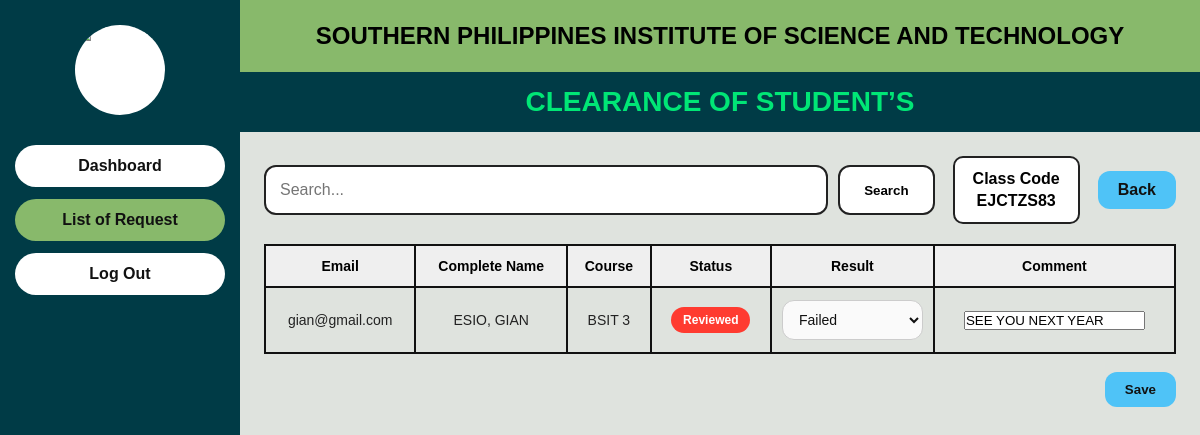
The app's page /clearance_system/dashboard/class_board.php?class_id=14 (signed in) with its own data.
### tables this page shows
CREATE TABLE `teacher_classes` (
  `id` int(11) NOT NULL,
  `teacher_id` int(11) NOT NULL,
  `subject` varchar(100) NOT NULL,
  `course` varchar(50) NOT NULL,
  `class_code` varchar(20) NOT NULL,
  `created_at` timestamp NOT NULL DEFAULT current_timestamp()
);

CREATE TABLE `class_requests` (
  `id` int(11) NOT NULL,
  `class_id` int(11) NOT NULL,
  `student_id` int(11) NOT NULL,
  `subject` varchar(100) NOT NULL,
  `status` varchar(50) DEFAULT 'Requesting',
  `result` varchar(50) DEFAULT '',
  `comment` text DEFAULT NULL,
  `date_signed` date DEFAULT NULL,
  `created_at` timestamp NOT NULL DEFAULT current_timestamp()
);

CREATE TABLE `users` (
  `id` int(11) NOT NULL,
  `firstname` varchar(100) DEFAULT NULL,
  `lastname` varchar(100) DEFAULT NULL,
  `email` varchar(100) DEFAULT NULL,
  `contact_number` varchar(20) DEFAULT NULL,
  `password` varchar(255) DEFAULT NULL,
  `role` enum('student','teacher') DEFAULT NULL,
  `course` varchar(50) DEFAULT NULL,
  `profile_photo` varchar(255) DEFAULT NULL,
  `is_deleted` tinyint(1) NOT NULL DEFAULT 0,
  `deleted_at` datetime DEFAULT NULL
);

### clearance_system/dashboard/class_board.php (the view, shortened to what this page needs)
<?php
include("../config/db.php");
$teacher_id = $_SESSION['user_id'];
$userStmt = $conn->prepare("SELECT profile_photo FROM users WHERE id = ? AND role = 'teacher'");
$userStmt->bind_param("i", $teacher_id);
$userStmt->execute();
$userData = $userStmt->get_result()->fetch_assoc();
$photo = !empty($userData['profile_photo'])
    ? "../assets/uploads/profile/" . $userData['profile_photo']
    : "../assets/southern.png";
$class_id = intval($_GET['class_id']);
$search = isset($_GET['search']) ? trim($_GET['search']) : '';
$classStmt = $conn->prepare("SELECT * FROM teacher_classes WHERE id = ?");
$classStmt->bind_param("i", $class_id);
$classStmt->execute();
$classData = $classStmt->get_result()->fetch_assoc();
$sql = "
SELECT class_requests.*, users.firstname, users.lastname, users.email, users.course
FROM class_requests
INNER JOIN users ON class_requests.student_id = users.id
WHERE class_requests.class_id = ?
";
$params = [$class_id];
$types = "i";
$sql .= " ORDER BY class_requests.id DESC";
$stmt = $conn->prepare($sql);
$stmt->bind_param($types, ...$params);
$stmt->execute();
$requests = $stmt->get_result();
?>
<!DOCTYPE html>
<html lang="en">
<head>
    <link rel="stylesheet" href="../assets/style.css">
</head>
<body>
<div class="teacher-wrapper">
    <div class="teacher-sidebar">
        <div class="teacher-profile">
            <div class="teacher-avatar">
                <img src="<?php echo htmlspecialchars($photo); ?>" alt="Teacher Photo">
            </div>
        </div>
        <a href="teacher.php" class="side-btn">Dashboard</a>
        <a href="class_board.php?class_id=<?php echo $class_id; ?>" class="side-btn active">List of Request</a>
        <a href="../auth/logout.php" class="side-btn">Log Out</a>
    </div>
    <div class="teacher-main">
        <div class="teacher-header-top">SOUTHERN PHILIPPINES INSTITUTE OF SCIENCE AND TECHNOLOGY</div>
        <div class="teacher-header-bottom">CLEARANCE OF STUDENT’S</div>
        <div class="request-board-box">
            <div class="request-top-bar">
                <form method="GET" class="search-form">
                    <input type="text" name="search" placeholder="Search..." value="<?php echo htmlspecialchars($search); ?>">
                    <button type="submit">Search</button>
                </form>
                <div class="class-code-box">
                    <span>Class Code</span>
                    <strong><?php echo htmlspecialchars($classData['class_code']); ?></strong>
                </div>
                <a href="teacher.php" class="save-top-btn">Back</a>
            </div>
            <form action="save_request.php" method="POST">
                <table>
                    <thead>
                        <tr>
                            <th>Email</th>
                            <th>Complete Name</th>
                            <th>Course</th>
                            <th>Status</th>
                            <th>Result</th>
                            <th>Comment</th>
                        </tr>
                    </thead>
                    <tbody>
                        <?php if ($requests->num_rows > 0): ?>
                            <?php while($row = $requests->fetch_assoc()): ?>
                                <tr>
                                    <td><?php echo htmlspecialchars($row['email']); ?></td>
                                    <td><?php echo htmlspecialchars($row['lastname'] . ', ' . $row['firstname']); ?></td>
                                    <td><?php echo htmlspecialchars($row['course']); ?></td>
                                    <td>
                                        <span class="status-badge"><?php echo htmlspecialchars($row['status']); ?></span>
                                    </td>
                                    <td>
                                        <select name="result[<?php echo $row['id']; ?>]">
                                            <option value="Failed" <?php echo ($row['result'] === 'Failed') ? 'selected' : ''; ?>>Failed</option>
                                        </select>
                                    </td>
                                    <td>
                                        <input type="text" name="comment[<?php echo $row['id']; ?>]" value="<?php echo htmlspecialchars($row['comment']); ?>">
                                    </td>
                                </tr>
                            <?php endwhile; ?>
                        <?php else: ?>
                            <tr>
                                <td colspan="6">No requests found.</td>
                            </tr>
                        <?php endif; ?>
                    </tbody>
                </table>
                <div class="save-area">
                    <button type="submit" class="save-top-btn">Save</button>
                </div>
            </form>
        </div>
    </div>
</div>
</body>
</html>

### clearance_system/assets/style.css (style rules this page uses)
* { margin: 0; padding: 0; box-sizing: border-box; font-family: Arial, sans-serif; }
* { margin: 0; padding: 0; box-sizing: border-box; }
body { font-family: Arial, sans-serif; background: #e9e9e9; }
.side-btn, .course-btn { display: block; width: 100%; text-align: center; background: white; color: #111; text-decoration: none; padding: 12px; border-radius: 25px; margin: 12px 0; font-weight: bold; border: none; }
.side-btn.active, .course-btn.active { background: #88b96b; }
.search-form { display: flex; gap: 10px; flex: 1; }
.search-form input { flex: 1; padding: 14px; border: 2px solid #222; border-radius: 12px; font-size: 16px; }
.search-form button { padding: 12px 24px; border: 2px solid #222; border-radius: 12px; background: white; font-weight: bold; cursor: pointer; }
table { width: 100%; border-collapse: collapse; }
table th, table td { border: 2px solid #111; padding: 12px 10px; text-align: center; }
table th { background: #efefef; }
.teacher-wrapper { display: flex; min-height: 100vh; background: #dfe3de; }
.teacher-sidebar { width: 240px; background: #003b46; color: #fff; padding: 25px 15px; }
.teacher-profile { text-align: center; margin-bottom: 30px; }
.teacher-avatar { width: 90px; height: 90px; margin: 0 auto 10px; border-radius: 50%; overflow: hidden; background: #fff; display: flex; align-items: center; justify-content: center; }
.teacher-avatar img { width: 100%; height: 100%; object-fit: cover; display: block; }
.teacher-main { flex: 1; }
.teacher-header-top { background: #88b96b; text-align: center; padding: 22px; font-size: 24px; font-weight: bold; }
.teacher-header-bottom { background: #003b46; color: #00e676; text-align: center; padding: 14px; font-size: 28px; font-weight: bold; }
.create-btn, .cancel-btn, .save-top-btn { display: inline-block; padding: 10px 20px; border: none; border-radius: 12px; text-decoration: none; font-weight: bold; cursor: pointer; background: #4fc3f7; color: #111; }
.request-board-box { padding: 24px; }
.request-top-bar { display: flex; justify-content: space-between; align-items: center; gap: 18px; margin-bottom: 20px; flex-wrap: wrap; }
.class-code-box { border: 2px solid #222; background: #fff; padding: 12px 18px; text-align: center; border-radius: 10px; }
.class-code-box span { display: block; font-weight: bold; margin-bottom: 4px; }
.status-badge { display: inline-block; background: #ff3b30; color: #fff; padding: 8px 12px; border-radius: 10px; font-weight: bold; }
.save-area { text-align: right; margin-top: 18px; }
* { margin:0; padding:0; box-sizing:border-box; font-family:Arial, sans-serif; }
html, body { min-height:100%; }
:root { --body-bg:#d9d9d9; --main-bg:#d9d9d9; --top-header-bg:#8fbc67; --top-header-text:#000; --sub-header-bg:#003b49; --sub-header-text:#00ff84; --card-bg:#ffffff; --card-border:1px solid transparent; --card-shadow:0 4px 12px rgba(0,0,0,0.08); --title-text:#003b49; --body-text:#333; --muted-text:#666; --input-bg:#fafafa; --input-text:#111; --input-border:#ccc; --input-placeholder:#777; --table-head-bg:#8fbc67; --table-head-text:#000; --table-cell-text:#222; --table-border:#d8d8d8; --table-even:#fafafa; --success-bg:#d4edda; --success-text:#155724; --success-border:#b7dfbe; --error-bg:#f8d7da; --error-text:#721c24; --error-border:#efb7be; --primary-btn-bg:#003b49; --primary-btn-text:#fff; --primary-btn-border:transparent; --secondary-btn-bg:#8fbc67; --secondary-btn-text:#102a16; --danger-btn-bg:#c0392b; --danger-btn-text:#fff; --theme-btn-bg:#ffffff; --theme-btn-text:#003b49; --theme-btn-border:1px solid #d8d8d8; --badge-green-bg:#e8f4db; --badge-green-text:#264d00; --glass-blur:none; }
body { background:var(--body-bg); transition:background .25s ease; }
.form-group input, .form-group select, .form-group textarea, select, textarea { width:100%; border:1px solid var(--input-border); border-radius:12px; padding:10px 12px; font-size:14px; outline:none; background:var(--input-bg); color:var(--input-text); transition:.2s ease; }
table { width:100%; border-collapse:collapse; }
th, td { border:1px solid var(--table-border); padding:12px 10px; text-align:center; font-size:14px; }
th { background:var(--table-head-bg); color:var(--table-head-text); }
td { color:var(--table-cell-text); background:transparent; }
.status-badge { display:inline-block; padding:6px 12px; border-radius:20px; font-size:12px; font-weight:bold; }

### records on screen
teacher_classes: class_code "EJCTZS83"
class_requests: users.email "gian@gmail.com", users.lastname+firstname "ESIO, GIAN", users.course "BSIT 3", status "Reviewed", result+id "Failed", comment "SEE YOU NEXT YEAR"
